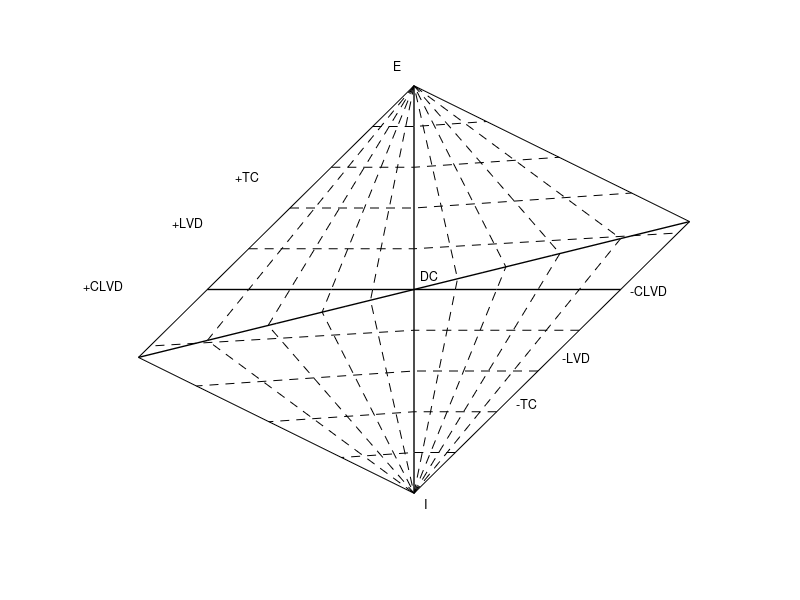

Recreate this plot in MATLAB.
function Plot_SourceTD()
% Plot the source type diagram ()
% T: shear component 
% k: volumetric component
T=-1:0.2:1;
k=-1:0.2:1;
UpPoint=[0 1];
DownPoint=[0 -1];
LeftPoint=[-4/3 -1/3];
RightPoint=[4/3 1/3];
OutSide_T=[UpPoint(1) LeftPoint(1) DownPoint(1) RightPoint(1) UpPoint(1)];
OutSide_k=[UpPoint(2) LeftPoint(2) DownPoint(2) RightPoint(2) UpPoint(2)];

ThirdAxis_T=-4/3:1/3:4/3;
ThirdAxis_k=ThirdAxis_T/4;

HorizontalAxis_T=-1:0.2:1;
HorizontalAxis_k=zeros(size(HorizontalAxis_T,2),1);

VerticalAxis_k=-1:0.2:1;
VerticalAxis_T=zeros(size(VerticalAxis_k,2),1);

% figure

hold on
plot(OutSide_T,OutSide_k,'k');
plot(ThirdAxis_T,ThirdAxis_k,'k','LineWidth',1);
plot(HorizontalAxis_T,HorizontalAxis_k,'k','LineWidth',1);
plot(VerticalAxis_T,VerticalAxis_k,'k','LineWidth',1)
%%% Plot the up horizontal dash line %%%
HorizontalLine_Interval=0.2;
% the dash line is ploted from left to right
HorizontalLine_UP_k1=1-HorizontalLine_Interval:-HorizontalLine_Interval:HorizontalLine_Interval;
HorizontalLine_UP_T1=HorizontalLine_UP_k1-1;
HorizontalLine_UP_k2=HorizontalLine_UP_k1;
HorizontalLine_UP_T2=zeros(size(HorizontalLine_UP_k1,2),1);
% Calculate the 3rd point along the most right line
RightLine_Length=sqrt((-2/3)^2+(4/3)^2)+sqrt((1/3)^2+(1/3)^2);
RightLine_AverageLength=RightLine_Length/(size(HorizontalLine_UP_k1,2)+1);
HorizontalLine_UP_T3=zeros(size(HorizontalLine_UP_k1,2),1);
HorizontalLine_UP_k3=zeros(size(HorizontalLine_UP_k1,2),1);
% Search the averaged point along the most right line form up to down
for i=1:size(HorizontalLine_UP_k1,2)
    HorizontalLine_UP_k3(i)=1-RightLine_AverageLength*i*sqrt(1/5);
    HorizontalLine_UP_T3(i)=2-2*HorizontalLine_UP_k3(i);
    if HorizontalLine_UP_k3(i)<1/3
        break;
    end
    HorizontalLine_T=[HorizontalLine_UP_T1(i) HorizontalLine_UP_T2(i) HorizontalLine_UP_T3(i)];
    HorizontalLine_k=[HorizontalLine_UP_k1(i) HorizontalLine_UP_k2(i) HorizontalLine_UP_k3(i)];
    plot(HorizontalLine_T,HorizontalLine_k,'k--','LineWidth',0.5);
end
% Search the averaged point along the most right line centroid  to up
AL_Id=1;
for i=size(HorizontalLine_UP_k1,2):-1:1
    HorizontalLine_UP_T3(i)=1+RightLine_AverageLength*AL_Id*sqrt(1/2);
    HorizontalLine_UP_k3(i)=HorizontalLine_UP_T3(i)-1;
    if HorizontalLine_UP_T3(i)>4/3
        break;
    end
    HorizontalLine_T=[HorizontalLine_UP_T1(i) HorizontalLine_UP_T2(i) HorizontalLine_UP_T3(i)];
    HorizontalLine_k=[HorizontalLine_UP_k1(i) HorizontalLine_UP_k2(i) HorizontalLine_UP_k3(i)];
    plot(HorizontalLine_T,HorizontalLine_k,'k--','LineWidth',0.5);
    AL_Id=AL_Id+1;
end

% Plot the down horizontal dash line
% the dash line is ploted from right to left
HorizontalLine_Down_k1=-1+HorizontalLine_Interval:HorizontalLine_Interval:-HorizontalLine_Interval;
HorizontalLine_Down_T1=HorizontalLine_Down_k1+1;
HorizontalLine_Down_k2=HorizontalLine_Down_k1;
HorizontalLine_Down_T2=zeros(size(HorizontalLine_Down_k1,2),1);
% Calculate the 3rd point along the most left line
LeftLine_Length=sqrt((2/3)^2+(-4/3)^2)+sqrt((-1/3)^2+(-1/3)^2);
LeftLine_AverageLength=LeftLine_Length/(size(HorizontalLine_Down_k1,2)+1);
HorizontalLine_Down_T3=zeros(size(HorizontalLine_Down_k1,2),1);
HorizontalLine_Down_k3=zeros(size(HorizontalLine_Down_k1,2),1);
% Search the averaged point along the most left line form down to up
for i=1:size(HorizontalLine_Down_k1,2)
    HorizontalLine_Down_k3(i)=-1+LeftLine_AverageLength*i*sqrt(1/5);
    HorizontalLine_Down_T3(i)=-2-2*HorizontalLine_Down_k3(i);
    if HorizontalLine_Down_k3(i)>-1/3
        break;
    end
    HorizontalLine_T=[HorizontalLine_Down_T1(i) HorizontalLine_Down_T2(i) HorizontalLine_Down_T3(i)];
    HorizontalLine_k=[HorizontalLine_Down_k1(i) HorizontalLine_Down_k2(i) HorizontalLine_Down_k3(i)];
    plot(HorizontalLine_T,HorizontalLine_k,'k--','LineWidth',0.5);
end
% Search the averaged point along the most right line centroid  to down
AL_Id=1;
for i=size(HorizontalLine_Down_k1,2):-1:1
    HorizontalLine_Down_T3(i)=-1-LeftLine_AverageLength*AL_Id*sqrt(1/2);
    HorizontalLine_Down_k3(i)=HorizontalLine_Down_T3(i)+1;
    if HorizontalLine_Down_T3(i)<-4/3
        break;
    end
    HorizontalLine_T=[HorizontalLine_Down_T1(i) HorizontalLine_Down_T2(i) HorizontalLine_Down_T3(i)];
    HorizontalLine_k=[HorizontalLine_Down_k1(i) HorizontalLine_Down_k2(i) HorizontalLine_Down_k3(i)];
    plot(HorizontalLine_T,HorizontalLine_k,'k--','LineWidth',0.5);
    AL_Id=AL_Id+1;
end

% Plot the right vertical dash line
% the dash line is ploted from centroid to right
VerticalLine_Interval=0.2;
VerticalLine_Right_T1=VerticalLine_Interval:VerticalLine_Interval:1-VerticalLine_Interval;
VerticalLine_Right_k1=zeros(size(VerticalLine_Right_T1,2),1);
for i=1:size(VerticalLine_Right_T1,2)
    VerticalLine_Right_P2=[1/VerticalLine_Right_T1(i) -1;1/4 -1]\[1;0]; 
    VerticalLine_T=[DownPoint(1) VerticalLine_Right_T1(i) VerticalLine_Right_P2(1) UpPoint(1)];
    VerticalLine_k=[DownPoint(2) VerticalLine_Right_k1(i) VerticalLine_Right_P2(2) UpPoint(2)];
    plot(VerticalLine_T,VerticalLine_k,'k--','LineWidth',0.5);
end
% Plot the left vertical dash line
% the dash line is ploted from centroid to left
VerticalLine_Left_T1=-1+VerticalLine_Interval:VerticalLine_Interval:-VerticalLine_Interval;
VerticalLine_Left_k1=zeros(size(VerticalLine_Left_T1,2),1);
for i=1:size(VerticalLine_Left_T1,2)
    VerticalLine_Left_P2=[1/-VerticalLine_Left_T1(i) -1;1/4 -1]\[-1;0]; 
    VerticalLine_T=[UpPoint(1) VerticalLine_Left_T1(i) VerticalLine_Left_P2(1) DownPoint(1)];
    VerticalLine_k=[UpPoint(2) VerticalLine_Left_k1(i) VerticalLine_Left_P2(2) DownPoint(2)];
    plot(VerticalLine_T,VerticalLine_k,'k--','LineWidth',0.5);
end

% Text Illustration
% axis([-15 15 -12 12]);
FontSize=9;
axis([-1.5 1.5 -1.2 1.2]);
text(-1.6,0.02,'+CLVD','FontSize',FontSize);
text(-2/3-0.5,1/3,'+LVD','FontSize',FontSize);
text(-4/9-0.42,5/9,'+TC','FontSize',FontSize)
text(-0.1,1.1,'E','FontSize',FontSize);
text(1.05,0,'-CLVD','FontSize',FontSize);
text(2/3+0.05,-1/3,'-LVD','FontSize',FontSize);
text(4/9+0.05,-5/9,'-TC','FontSize',FontSize)
text(0.05,-1.05,'I','FontSize',FontSize);
text(0.03,0.07,'DC','FontSize',FontSize)
% set(gcf,'position',[100 200 800 600]);
axis off;